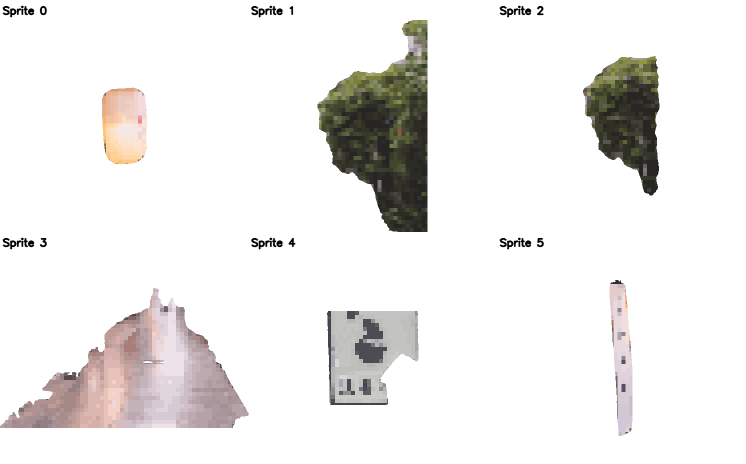
#> input picture palette/pixelated_sprite_adaptive.png, 1491 x 928 px, given in place of sprite_0.png, which was not available (shown at 1/2 size)
$ python save_sprites.py
#> lines starting #> are read from the running program, lines starting #| are printed output that depends on the picture; after the words box and inside, x2 and y2 are one past the last pixel; in counts of white or black regions, pixels touching at a corner belong together; pictures that were not available may be replaced by others from this repository, and a replacement may not be noted
import cv2
import numpy as np
import os

import cv2
import numpy as np
import os

import cv2
import numpy as np
import os

def save_sprite_grid(folder, out_path="sprite_grid.png"):
#> called with folder = 'output_sprites/japancity', out_path = 'palette/pixelated_sprite_mediancut4.png'
    indices = [0, 1, 2, 3, 4, 5]
    sprites = []
    labels = []

    for i in indices:
        path = os.path.join(folder, f"sprite_{i}.png")
        img = cv2.imread(path, cv2.IMREAD_UNCHANGED)
#> img is the input picture: shape (928, 1491, 3); mean B, G, R 234.9, 236.1, 237.7

        if img is None:
            raise ValueError(f"Could not load: {path}")

        # --- Transparent BG → white ---
        if img.shape[2] == 4:
            rgb = img[..., :3]
            a = img[..., 3:4] / 255.0
            white = np.ones_like(rgb) * 255
            img = (rgb * a + white * (1 - a)).astype(np.uint8)

        # --- No alpha? Remove black bg anyway ---
        if img.shape[2] == 3:
            mask = np.all(img < 10, axis=2)  # near black
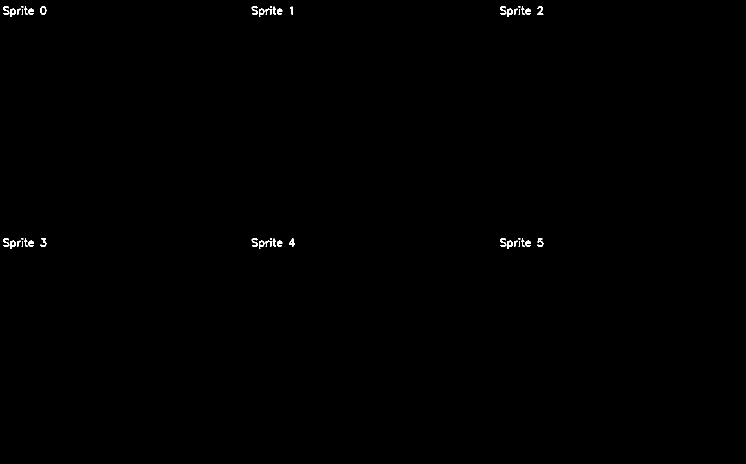
#> mask: shape (928, 1491) bool (shown at 1/2 size); 0.22% white in thin lines or dots, all inside (x1, y1, x2, y2) = (6, 12, 1087, 498)
            img = img.copy()
            img[mask] = [255, 255, 255]
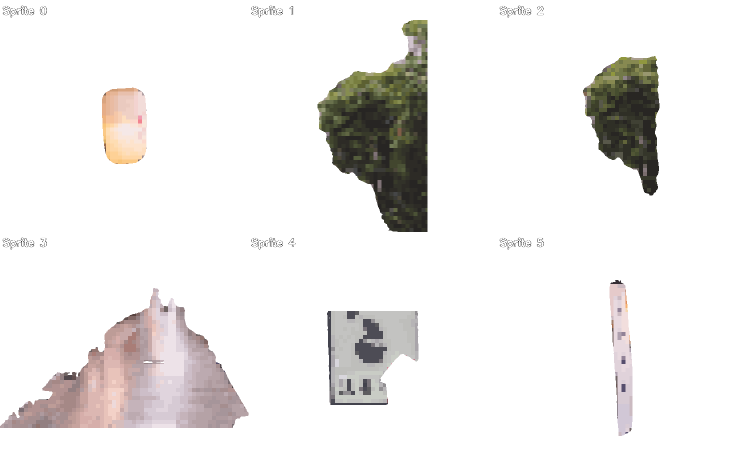
#> img: shape (928, 1491, 3) (shown at 1/2 size); 0.22% of pixels changed, all inside (x1, y1, x2, y2) = (6, 12, 1087, 498)

        sprites.append(img)
        labels.append(f"Sprite {i}")
#> pass 2 of the loop in save_sprite_grid, `for i in indices:`:
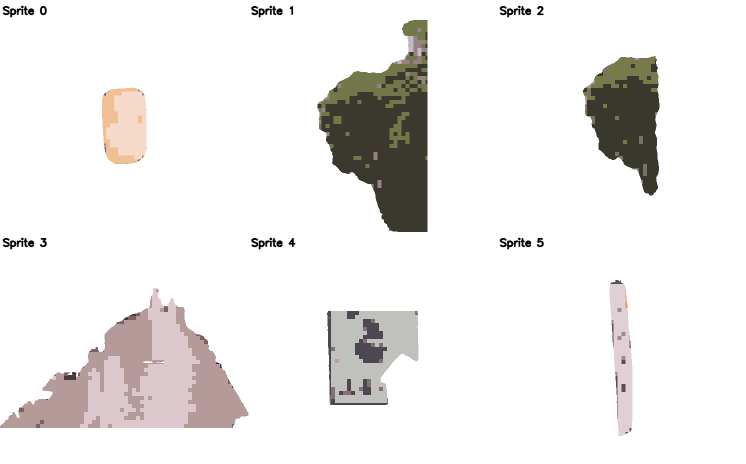
#> input picture palette/pixelated_sprite_gmm4.png, 1491 x 928 px, given in place of sprite_1.png, which was not available (shown at 1/2 size)
#> in save_sprite_grid, img is the input picture: shape (928, 1491, 3); mean B, G, R 234.9, 236.1, 237.9
#> in save_sprite_grid, `img[mask] = [255, 255, 255]`:
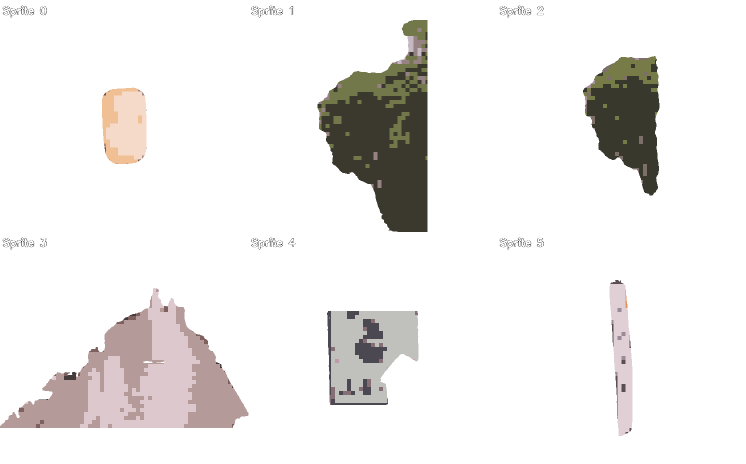
#> img: shape (928, 1491, 3) (shown at 1/2 size); 0.22% of pixels changed, all inside (x1, y1, x2, y2) = (6, 12, 1087, 498)

    max_h = max(s.shape[0] for s in sprites)
    max_w = max(s.shape[1] for s in sprites)
    label_space = 40
    tile_h = max_h + label_space
    tile_w = max_w

    grid = np.ones((2*tile_h, 3*tile_w, 3), dtype=np.uint8) * 255

    for idx, (sprite, label) in enumerate(zip(sprites, labels)):
        r = idx // 3
        c = idx % 3

        tile_y = r * tile_h
        tile_x = c * tile_w

        h, w = sprite.shape[:2]
        y0 = tile_y + label_space + (max_h - h)//2
        x0 = tile_x + (max_w - w)//2

        grid[y0:y0+h, x0:x0+w] = sprite

        cv2.putText(grid, label,
                    (tile_x + 5, tile_y + 28),
                    cv2.FONT_HERSHEY_SIMPLEX,
                    0.7, (0,0,0), 2, cv2.LINE_AA)

    cv2.imwrite(out_path, grid)
    print(f"Saved sprite grid → {out_path}")


if __name__ == "__main__":
#> (the run stopped early here; a loop or call above may not have finished)
